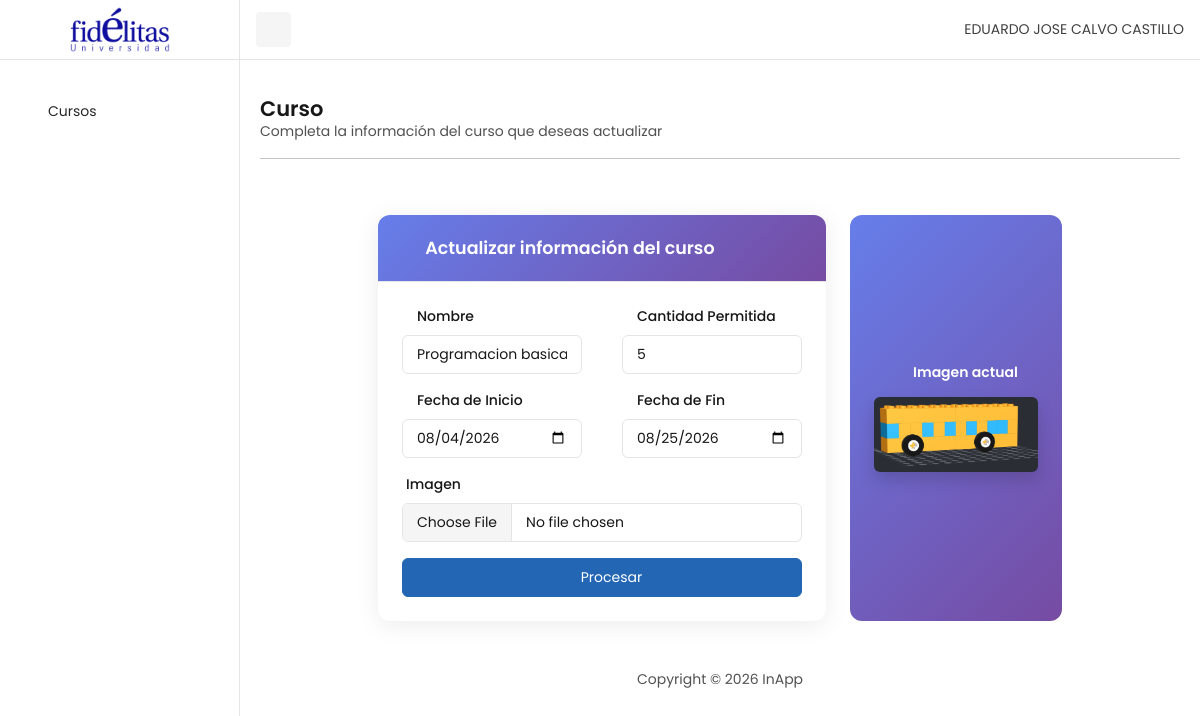
Screenshot of /View/vCursos/EditarCurso.php?consecutivo=15 (signed in) with the database file from the repository.
### tables this page shows
CREATE TABLE `tb_curso` (
  `Consecutivo` int(11) NOT NULL AUTO_INCREMENT,
  `Nombre` varchar(100) NOT NULL,
  `Cantidad` int(11) NOT NULL,
  `Inicio` datetime NOT NULL,
  `Fin` datetime NOT NULL,
  `Activo` bit(1) NOT NULL,
  `Imagen` varchar(100) NOT NULL,
  `ConsecutivoUsuario` int(11) NOT NULL,
  PRIMARY KEY (`Consecutivo`),
  KEY `fk_curso_usuario` (`ConsecutivoUsuario`),
  CONSTRAINT `fk_curso_usuario` FOREIGN KEY (`ConsecutivoUsuario`) REFERENCES `tb_usuario` (`Consecutivo`)
);

### Model/CursoModel.php (called while the page is built, shortened)
<?php
    function ConsultarCursoModel($consecutivo)
    {
        try
        {
            $conn = OpenDB();
            $sql = "CALL spConsultarCurso('$consecutivo')";
            $response = $conn -> query($sql);
            $datos = null;
            while($fila = $response -> fetch_assoc())
            {
                $datos = $fila;
            }
            return $datos;
        }
        catch(Exception $e)
        {
            AddError($e, 'ConsultarCursoModel');
            return null;
        }
    }

### Controller/CursoController.php (called while the page is built, shortened)
<?php
    include_once $_SERVER['DOCUMENT_ROOT'] . '/RepoAmbienteWebMN/Model/CursoModel.php';
function ConsultarCurso($consecutivo)
{
    $datos = ConsultarCursoModel($consecutivo);
    return $datos;
}

### View/vCursos/EditarCurso.php (the view, shortened to what this page needs)
<?php
    include_once $_SERVER['DOCUMENT_ROOT'] . '/RepoAmbienteWebMN/Controller/CursoController.php';
    include_once $_SERVER['DOCUMENT_ROOT'] . '/RepoAmbienteWebMN/View/LayoutInterno.php';
    $datos = ConsultarCurso($_GET['consecutivo']);
?>
<!DOCTYPE html>
<html lang="en">
<body>
    <main id="content" class="content py-10">
        <div class="container-fluid">
            <div class="row mb-4">
                <div class="col-12">
                    <div class="d-flex align-items-center gap-3">
                        <div>
                            <h1 class="fs-4 mb-0 fw-semibold">Curso</h1>
                            <p class="text-muted mb-0 small">Completa la información del curso que deseas actualizar</p>
                        </div>
                    </div>
                    <hr class="mt-3 mb-5">
                </div>
            </div>
            <div class="row g-4 justify-content-center">
                <div class="col-xl-6 col-lg-7 col-md-8">
                    <div class="card form-card">
                        <div class="card-header">
                            <h5 class="mb-0 text-white fw-semibold">
                                <i class="ti ti-book me-2"></i>Actualizar información del curso
                            </h5>
                        </div>
                        <div class="card-body p-4">
                            <form id="formEditarCurso" action="" method="POST" enctype="multipart/form-data">
                                <div class="row">
                                    <div class="col-md-6 mb-3">
                                        <label for="nombre" class="form-label fw-medium">
                                            <i class="ti ti-id me-1 text-muted"></i>Nombre
                                        </label>
                                        <div class="input-group">
                                            <input type="text" class="form-control" id="nombre" name="nombre"
                                            value="<?php echo $datos['Nombre']; ?>">
                                        </div>
                                    </div>
                                    <div class="col-md-6 mb-3">
                                        <label for="cantidad" class="form-label fw-medium">
                                            <i class="ti ti-user me-1 text-muted"></i>Cantidad Permitida
                                        </label>
                                        <div class="input-group">
                                            <input type="text" class="form-control" id="cantidad" name="cantidad"
                                            value="<?php echo $datos['Cantidad']; ?>">
                                        </div>
                                    </div>
                                </div>
                                <div class="row">
                                    <div class="col-md-6 mb-3">
                                        <label for="fechaInicio" class="form-label fw-medium">
                                            <i class="ti ti-calendar me-1 text-muted"></i>Fecha de Inicio
                                        </label>
                                        <div class="input-group">
                                            <input type="date" class="form-control" id="fechaInicio" name="fechaInicio"
                                            value="<?php echo date('Y-m-d', strtotime($datos['Inicio'])); ?>">
                                        </div>
                                    </div>
                                    <div class="col-md-6 mb-3">
                                        <label for="fechaFin" class="form-label fw-medium">
                                            <i class="ti ti-calendar me-1 text-muted"></i>Fecha de Fin
                                        </label>
                                        <div class="input-group">
                                            <input type="date" class="form-control" id="fechaFin" name="fechaFin"
                                            value="<?php echo date('Y-m-d', strtotime($datos['Fin'])); ?>">
                                        </div>
                                    </div>
                                </div>
                                <div class="mb-3">
                                    <label for="imagen" class="form-label fw-medium">
                                        <i class="ti ti-image me-1 text-muted"></i>Imagen
                                    </label>
                                    <div class="input-group">
                                        <input type="file" class="form-control" id="imagen" name="imagen" accept=".png,image/png">
                                    </div>
                                </div>
                                <div class="d-grid gap-2">
                                    <button type="submit" id="btnEditarCurso" name="btnEditarCurso" class="btn btn-primary">
                                        <i class="ti ti-device-floppy me-2"></i>Procesar
                                    </button>
                                </div>
                            </form>
                        </div>
                    </div>
                </div>
                <div class="col-xl-3 col-lg-4 col-md-8">
                    <div class="card security-info-card h-100">
                        <div class="card-body p-4 d-flex flex-column align-items-center justify-content-center text-center">
                            <h6 class="fw-semibold mb-3">
                                <i class="ti ti-photo me-2"></i>Imagen actual
                            </h6>
                            <img id="imagenActual" src="<?php echo $datos['Imagen']; ?>" alt="Imagen del curso"
                                class="img-fluid rounded shadow">
                        </div>
                    </div>
                </div>
            </div>
        </div>
    </main>
</body>
</html>

### rows the page displays
tb_curso: nombre "Programacion basica", cantidad "5", fechaInicio "08/04/2026", fechaFin "08/25/2026", Imagen (picture)

### other values shown
$nombreUsuario "EDUARDO JOSE CALVO CASTILLO"
